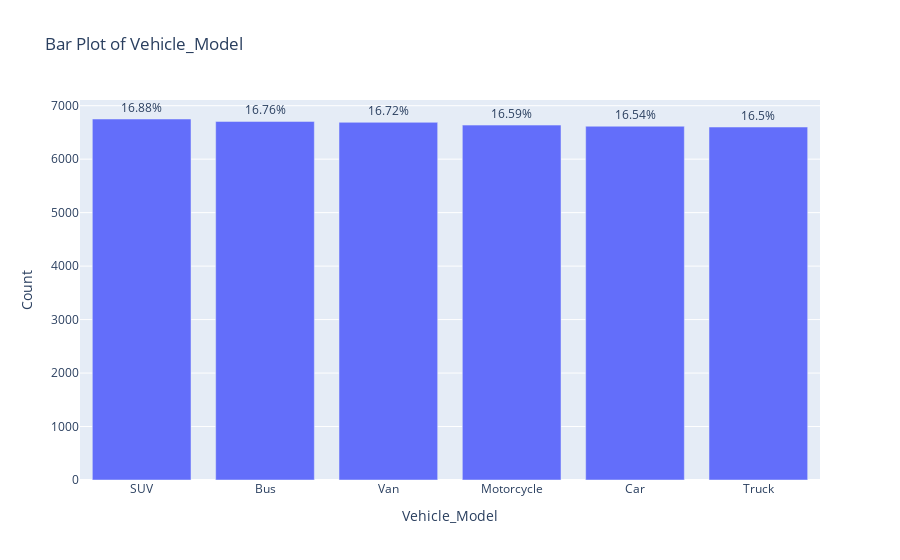
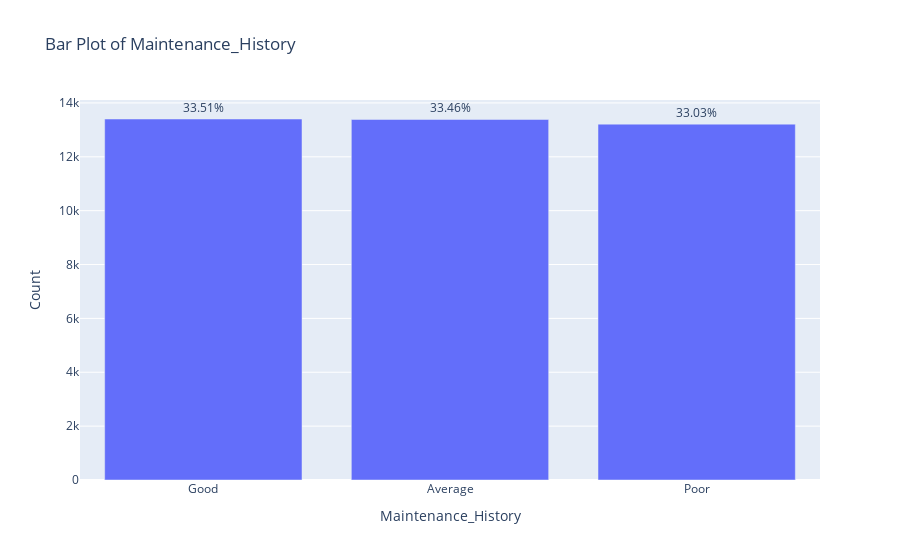
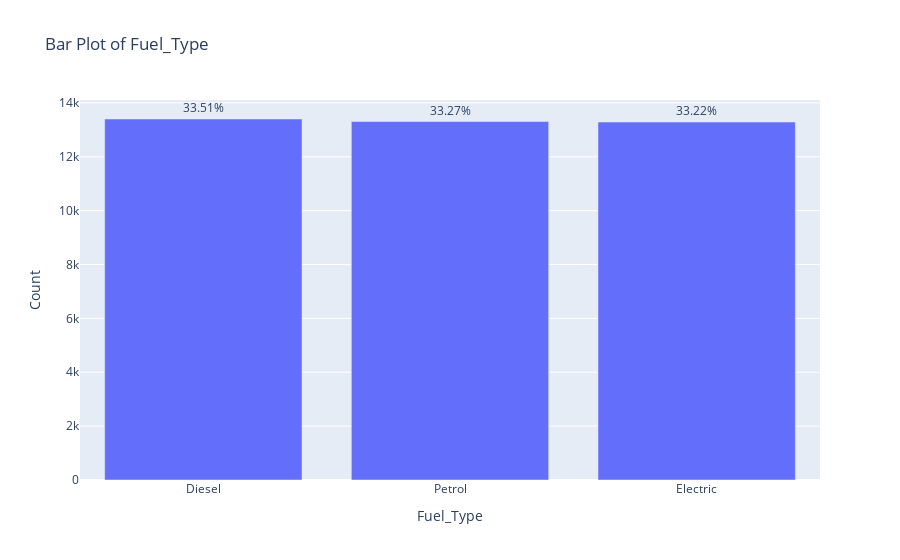
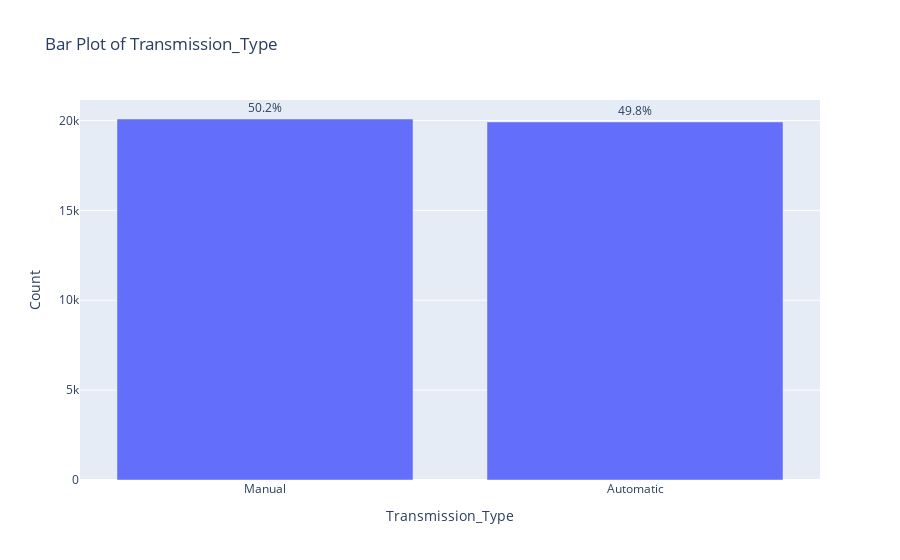

Notebook code cell kept with these figures, in order:
### Code cell
import pandas as pd
import plotly.express as px

# Assuming 'df' is your DataFrame
categorical_df = df_dropped.select_dtypes(include=object)

for column in categorical_df.columns:
    # Value counts and percentages
    value_counts = categorical_df[column].value_counts()
    percentages = (value_counts / len(categorical_df) * 100).round(2)
    print(f"Value Counts and Percentages for {column}:\n{value_counts}\n{percentages}\n")

    # Bar plot
    fig = px.bar(
        x=value_counts.index,
        y=value_counts.values,
        title=f"Bar Plot of {column}",
        labels={"x": column, "y": "Count"},
        text=percentages.astype(str) + "%",  # Display percentages on bars
    )
    fig.update_traces(textposition="outside")  # Position percentages outside bars
    fig.show()

### Figure 1 — Plotly figure (JSON) as saved in the notebook; plotly's stock layout.template omitted (floating-point values rounded to 4 significant figures)
{"data": [{"alignmentgroup": "True", "hovertemplate": "Vehicle_Model=%{x}<br>Count=%{y}<br>text=%{text}<extra></extra>", "legendgroup": "", "marker": {"color": "#636efa", "pattern": {"shape": ""}}, "name": "", "offsetgroup": "", "orientation": "v", "showlegend": false, "text": ["16.88%", "16.76%", "16.72%", "16.59%", "16.54%", "16.5%"], "textposition": "outside", "type": "bar", "x": ["SUV", "Bus", "Van", "Motorcycle", "Car", "Truck"], "xaxis": "x", "y": [6751, 6706, 6689, 6637, 6616, 6601], "yaxis": "y"}], "layout": {"barmode": "relative", "legend": {"tracegroupgap": 0}, "title": {"text": "Bar Plot of Vehicle_Model"}, "xaxis": {"anchor": "y", "domain": [0, 1], "title": {"text": "Vehicle_Model"}}, "yaxis": {"anchor": "x", "domain": [0, 1], "title": {"text": "Count"}}}}

### Figure 2 — Plotly figure (JSON) as saved in the notebook; plotly's stock layout.template omitted (floating-point values rounded to 4 significant figures)
{"data": [{"alignmentgroup": "True", "hovertemplate": "Maintenance_History=%{x}<br>Count=%{y}<br>text=%{text}<extra></extra>", "legendgroup": "", "marker": {"color": "#636efa", "pattern": {"shape": ""}}, "name": "", "offsetgroup": "", "orientation": "v", "showlegend": false, "text": ["33.51%", "33.46%", "33.03%"], "textposition": "outside", "type": "bar", "x": ["Good", "Average", "Poor"], "xaxis": "x", "y": [13403, 13385, 13212], "yaxis": "y"}], "layout": {"barmode": "relative", "legend": {"tracegroupgap": 0}, "title": {"text": "Bar Plot of Maintenance_History"}, "xaxis": {"anchor": "y", "domain": [0, 1], "title": {"text": "Maintenance_History"}}, "yaxis": {"anchor": "x", "domain": [0, 1], "title": {"text": "Count"}}}}

### Figure 3 — Plotly figure (JSON) as saved in the notebook; plotly's stock layout.template omitted (floating-point values rounded to 4 significant figures)
{"data": [{"alignmentgroup": "True", "hovertemplate": "Fuel_Type=%{x}<br>Count=%{y}<br>text=%{text}<extra></extra>", "legendgroup": "", "marker": {"color": "#636efa", "pattern": {"shape": ""}}, "name": "", "offsetgroup": "", "orientation": "v", "showlegend": false, "text": ["33.51%", "33.27%", "33.22%"], "textposition": "outside", "type": "bar", "x": ["Diesel", "Petrol", "Electric"], "xaxis": "x", "y": [13403, 13308, 13289], "yaxis": "y"}], "layout": {"barmode": "relative", "legend": {"tracegroupgap": 0}, "title": {"text": "Bar Plot of Fuel_Type"}, "xaxis": {"anchor": "y", "domain": [0, 1], "title": {"text": "Fuel_Type"}}, "yaxis": {"anchor": "x", "domain": [0, 1], "title": {"text": "Count"}}}}

### Figure 4 — Plotly figure (JSON) as saved in the notebook; plotly's stock layout.template omitted (floating-point values rounded to 4 significant figures)
{"data": [{"alignmentgroup": "True", "hovertemplate": "Transmission_Type=%{x}<br>Count=%{y}<br>text=%{text}<extra></extra>", "legendgroup": "", "marker": {"color": "#636efa", "pattern": {"shape": ""}}, "name": "", "offsetgroup": "", "orientation": "v", "showlegend": false, "text": ["50.2%", "49.8%"], "textposition": "outside", "type": "bar", "x": ["Manual", "Automatic"], "xaxis": "x", "y": [20082, 19918], "yaxis": "y"}], "layout": {"barmode": "relative", "legend": {"tracegroupgap": 0}, "title": {"text": "Bar Plot of Transmission_Type"}, "xaxis": {"anchor": "y", "domain": [0, 1], "title": {"text": "Transmission_Type"}}, "yaxis": {"anchor": "x", "domain": [0, 1], "title": {"text": "Count"}}}}
